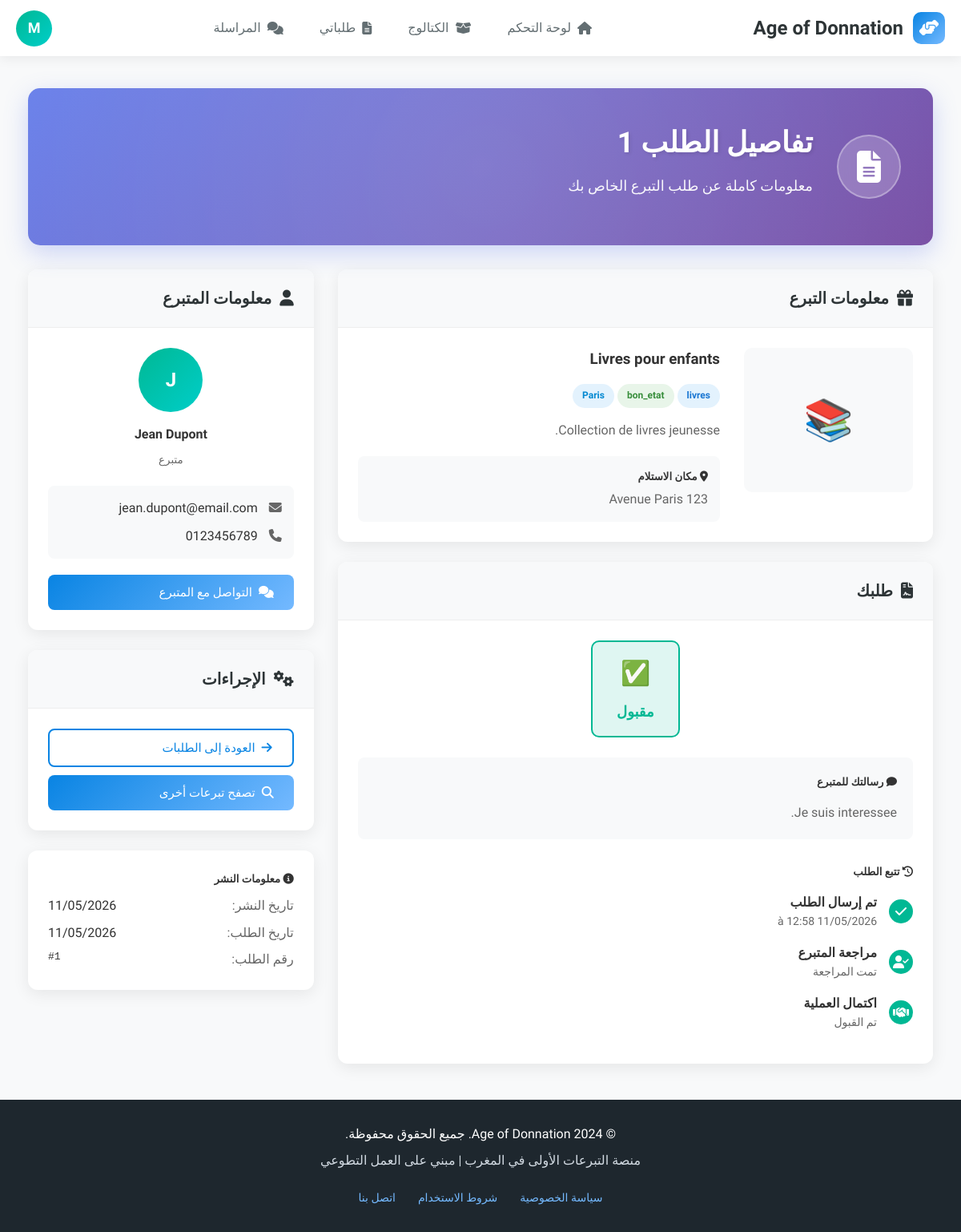
Screenshot of /beneficiaire/details-demande.php?id=1 (signed in) with the database file from the repository.
### tables this page shows
CREATE TABLE `users` (
  `id` INT(11) NOT NULL AUTO_INCREMENT,
  `nom` VARCHAR(100) NOT NULL,
  `email` VARCHAR(255) NOT NULL,
  `password` VARCHAR(255) NOT NULL,
  `type` ENUM('donateur','beneficiaire','livreur','admin') NOT NULL,
  `telephone` VARCHAR(20) DEFAULT NULL,
  `adresse` TEXT DEFAULT NULL,
  `ville` VARCHAR(100) DEFAULT NULL,
  `status` ENUM('active','inactive','pending') DEFAULT 'active',
  `reset_token` VARCHAR(100) DEFAULT NULL,
  `reset_expires` DATETIME DEFAULT NULL,
  `created_at` TIMESTAMP NOT NULL DEFAULT CURRENT_TIMESTAMP,
  `updated_at` TIMESTAMP NOT NULL DEFAULT CURRENT_TIMESTAMP ON UPDATE CURRENT_TIMESTAMP,
  PRIMARY KEY (`id`),
  UNIQUE KEY `email` (`email`)
);

CREATE TABLE `demandes` (
  `id` INT(11) NOT NULL AUTO_INCREMENT,
  `beneficiaire_id` INT(11) NOT NULL,
  `don_id` INT(11) NOT NULL,
  `message_demande` TEXT DEFAULT NULL,
  `statut` ENUM('en_attente','acceptee','refusee','annulee') DEFAULT 'en_attente',
  `created_at` TIMESTAMP NOT NULL DEFAULT CURRENT_TIMESTAMP,
  PRIMARY KEY (`id`),
  KEY `beneficiaire_id` (`beneficiaire_id`),
  KEY `don_id` (`don_id`),
  CONSTRAINT `demandes_ibfk_1`
    FOREIGN KEY (`beneficiaire_id`) REFERENCES `users` (`id`)
    ON DELETE CASCADE,
  CONSTRAINT `demandes_ibfk_2`
    FOREIGN KEY (`don_id`) REFERENCES `dons` (`id`)
    ON DELETE CASCADE
);

CREATE TABLE `dons` (
  `id` INT(11) NOT NULL AUTO_INCREMENT,
  `donateur_id` INT(11) NOT NULL,
  `titre` VARCHAR(255) NOT NULL,
  `description` TEXT NOT NULL,
  `photo_principale` VARCHAR(255) DEFAULT NULL,
  `categorie` ENUM('vetements','nourriture','meubles','livres','electromenager','divers') NOT NULL,
  `etat` ENUM('neuf','bon_etat','usage') NOT NULL,
  `adresse_retrait` TEXT DEFAULT NULL,
  `ville` VARCHAR(100) DEFAULT NULL,
  `livraison_option` ENUM('none','fifty','full') DEFAULT 'none',
  `statut` ENUM('disponible','reserve','donne','expire') DEFAULT 'disponible',
  `is_deleted` TINYINT(1) DEFAULT 0,
  `deleted_at` TIMESTAMP NULL DEFAULT NULL,
  `created_at` TIMESTAMP NOT NULL DEFAULT CURRENT_TIMESTAMP,
  `updated_at` TIMESTAMP NOT NULL DEFAULT CURRENT_TIMESTAMP ON UPDATE CURRENT_TIMESTAMP,
  PRIMARY KEY (`id`),
  KEY `donateur_id` (`donateur_id`),
  CONSTRAINT `dons_ibfk_1`
    FOREIGN KEY (`donateur_id`) REFERENCES `users` (`id`)
    ON DELETE CASCADE
);

### beneficiaire/details-demande.php (the view, shortened to what the rows shown need)
<?php
$database = new Database();
$db = $database->getConnection();
$user_id = $_SESSION['user_id'];
$query_user = "SELECT * FROM users WHERE id = :user_id";
$stmt_user = $db->prepare($query_user);
$stmt_user->bindParam(":user_id", $user_id);
$stmt_user->execute();
$current_user = $stmt_user->fetch(PDO::FETCH_ASSOC);
$demande_id = $_GET['id'] ?? null;
$query = "
    SELECT d.*,
           don.titre as don_titre,
           don.description as don_description,
           don.photo_principale,
           don.categorie,
           don.etat,
           don.adresse_retrait,
           don.ville,
           don.donateur_id,
           don.created_at as don_date_publication,
           u.nom as donateur_nom,
           u.email as donateur_email,
           u.telephone as donateur_telephone
    FROM demandes d
    INNER JOIN dons don ON d.don_id = don.id
    INNER JOIN users u ON don.donateur_id = u.id
    WHERE d.id = :demande_id AND d.beneficiaire_id = :user_id
";
$stmt = $db->prepare($query);
$stmt->bindParam(":demande_id", $demande_id);
$stmt->bindParam(":user_id", $user_id);
$stmt->execute();
$demande = $stmt->fetch(PDO::FETCH_ASSOC);
?>
<!DOCTYPE html>
<html lang="fr" dir="rtl">
<head>
    <link rel="stylesheet" href="https://cdnjs.cloudflare.com/ajax/libs/font-awesome/6.4.0/css/all.min.css">
</head>
<body>
    <nav class="navbar">
        <div class="user-menu">
            <div class="user-avatar" onclick="toggleDropdown()" title="الملف الشخصي">
                <?php echo strtoupper(substr($current_user['nom'], 0, 1)); ?>
            </div>
        </div>
    </nav>
    <div class="main-content">
        <div class="container">
            <div class="welcome-section">
                <div class="welcome-content">
                    <div class="welcome-text">
                        <h1>تفاصيل الطلب <?php echo $demande['id']; ?></h1>
                        <p>معلومات كاملة عن طلب التبرع الخاص بك</p>
                    </div>
                </div>
            </div>
            <div class="row">
                <div class="col-8">
                    <div class="card" style="margin-bottom: 25px;">
                        <div class="card-body">
                            <div class="row">
                                <div class="col-4">
                                    <div style="height: 180px; background: #f8f9fa; border-radius: 10px; display: flex; align-items: center; justify-content: center; font-size: 50px; color: #aaa;">
                                        <?php
                                        $defaultImages = [
                                            'vetements' => '👕',
                                            'nourriture' => '🍎',
                                            'meubles' => '🛋️',
                                            'livres' => '📚',
                                            'electromenager' => '🔌',
                                            'divers' => '📦'
                                        ];
                                        echo $defaultImages[$demande['categorie']] ?? '📦';
                                        ?>
                                    </div>
                                </div>
                                <div class="col-8">
                                    <h3 style="margin-bottom: 15px;"><?php echo htmlspecialchars($demande['don_titre']); ?></h3>
                                    <div style="margin-bottom: 15px;">
                                        <span class="badge badge-primary"><?php echo $demande['categorie']; ?></span>
                                        <span class="badge badge-success"><?php echo $demande['etat']; ?></span>
                                        <span class="badge badge-info"><?php echo $demande['ville']; ?></span>
                                    </div>
                                    <p style="color: #666; line-height: 1.6; margin-bottom: 20px;">
                                        <?php echo nl2br(htmlspecialchars($demande['don_description'])); ?>
                                    </p>
                                    <div style="background: #f8f9fa; padding: 15px; border-radius: 8px; margin-top: 20px;">
                                        <h5><i class="fas fa-map-marker-alt"></i> مكان الاستلام</h5>
                                        <p style="margin: 5px 0 0; color: #666;"><?php echo htmlspecialchars($demande['adresse_retrait']); ?></p>
                                    </div>
                                </div>
                            </div>
                        </div>
                    </div>
                    <div class="card" style="margin-bottom: 25px;">
                        <div class="card-body">
                            <div class="status-container">
                                <?php
                                $statusColors = [
                                    'en_attente' => ['color' => '#fdcb6e', 'icon' => '⏳', 'label' => 'في الانتظار'],
                                    'acceptee' => ['color' => '#00b894', 'icon' => '✅', 'label' => 'مقبول'],
                                    'refusee' => ['color' => '#ff7675', 'icon' => '❌', 'label' => 'مرفوض'],
                                    'annulee' => ['color' => '#aaa', 'icon' => '🚫', 'label' => 'ملغى']
                                ];
                                $status = $statusColors[$demande['statut']] ?? ['color' => '#aaa', 'icon' => '📝', 'label' => $demande['statut']];
                                ?>
                                <div class="status-badge-large" style="border-color: <?php echo $status['color']; ?>; background: <?php echo $status['color']; ?>20;">
                                    <div class="status-icon"><?php echo $status['icon']; ?></div>
                                    <h4 class="status-label" style="color: <?php echo $status['color']; ?>;"><?php echo $status['label']; ?></h4>
                                </div>
                            </div>
                            <div style="background: #f8f9fa; padding: 20px; border-radius: 8px; margin-bottom: 20px;">
                                <h5><i class="fas fa-comment"></i> رسالتك للمتبرع</h5>
                                <p style="margin: 15px 0 0; color: #666; line-height: 1.6;">
                                    <?php echo nl2br(htmlspecialchars($demande['message_demande'])); ?>
                                </p>
                            </div>
                            <div style="margin-top: 30px;">
                                <div style="margin-top: 15px;">
                                    <div class="timeline-item">
                                        <div>
                                            <strong>تم إرسال الطلب</strong>
                                            <div style="color: #666; font-size: 14px;">
                                                <?php echo date('d/m/Y à H:i', strtotime($demande['created_at'])); ?>
                                            </div>
                                        </div>
                                    </div>
                                </div>
                            </div>
                        </div>
                    </div>
                </div>
                <div class="col-4">
                    <div class="card" style="margin-bottom: 25px;">
                        <div class="card-body">
                            <div style="text-align: center; margin-bottom: 20px;">
                                <div style="width: 80px; height: 80px; background: linear-gradient(135deg, #00b894, #00cec9); border-radius: 50%; display: flex; align-items: center; justify-content: center; color: white; font-weight: bold; font-size: 24px; margin: 0 auto 15px;">
                                    <?php echo strtoupper(substr($demande['donateur_nom'], 0, 1)); ?>
                                </div>
                                <h4 style="margin-bottom: 5px;"><?php echo htmlspecialchars($demande['donateur_nom']); ?></h4>
                                <small style="color: #666;">متبرع</small>
                            </div>
                            <div style="background: #f8f9fa; padding: 15px; border-radius: 8px;">
                                <div style="margin-bottom: 10px;">
                                    <i class="fas fa-envelope" style="color: #666; margin-left: 10px;"></i>
                                    <span><?php echo htmlspecialchars($demande['donateur_email']); ?></span>
                                </div>
                                <?php if(isset($demande['donateur_telephone']) && !empty($demande['donateur_telephone'])): ?>
                                <div>
                                    <i class="fas fa-phone" style="color: #666; margin-left: 10px;"></i>
                                    <span><?php echo htmlspecialchars($demande['donateur_telephone']); ?></span>
                                </div>
                                <?php endif; ?>
                            </div>
                        </div>
                    </div>
                    <div class="card" style="margin-top: 25px;">
                        <div class="card-body">
                            <div style="margin-top: 10px;">
                                <div style="display: flex; justify-content: space-between; margin-bottom: 8px;">
                                    <span style="color: #666;">تاريخ النشر:</span>
                                    <span><?php echo date('d/m/Y', strtotime($demande['don_date_publication'])); ?></span>
                                </div>
                                <div style="display: flex; justify-content: space-between; margin-bottom: 8px;">
                                    <span style="color: #666;">تاريخ الطلب:</span>
                                    <span><?php echo date('d/m/Y', strtotime($demande['created_at'])); ?></span>
                                </div>
                                <div style="display: flex; justify-content: space-between;">
                                    <span style="color: #666;">رقم الطلب:</span>
                                    <span style="font-family: monospace;">#<?php echo $demande['id']; ?></span>
                                </div>
                            </div>
                        </div>
                    </div>
                </div>
            </div>
        </div>
    </div>
</body>
</html>
<?php
include '../includes/footer.php'; ?>

### rows the page displays
users: nom "M"
demandes: id "1", don.categorie "📚", don.titre "Livres pour enfants", don.categorie "livres", don.etat "bon_etat", don.ville "Paris", don.description "Collection de livres jeunesse.", don.adresse_retrait "123 Avenue Paris", statut "✅", statut "مقبول", message_demande "Je suis interessee.", created_at "11/05/2026 à 12:58", users.nom "J", users.nom "Jean Dupont", users.email "jean.dupont@email.com", users.telephone "0123456789", don.created_at "11/05/2026", created_at "11/05/2026"
